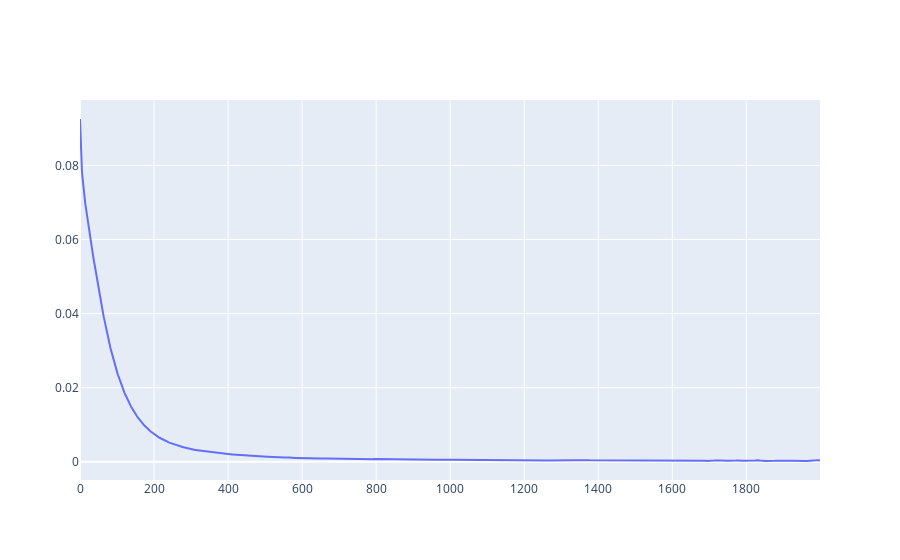

Source (notebook cell):
### Code cell
import plotly.graph_objects as go

fig = go.Figure(data=go.Scatter(x=np.arange(5000), y=losses))
fig.show()

### Figure 1 — Plotly figure (JSON) as saved in the notebook; plotly's stock layout.template omitted (floating-point values rounded to 4 significant figures; data arrays with more than 128 entries replaced by an {"elided": "..."} marker saying what was removed)
{"data": [{"type": "scatter", "x": {"elided": "5000 int values"}, "y": {"elided": "2000 float values"}}], "layout": {}}
